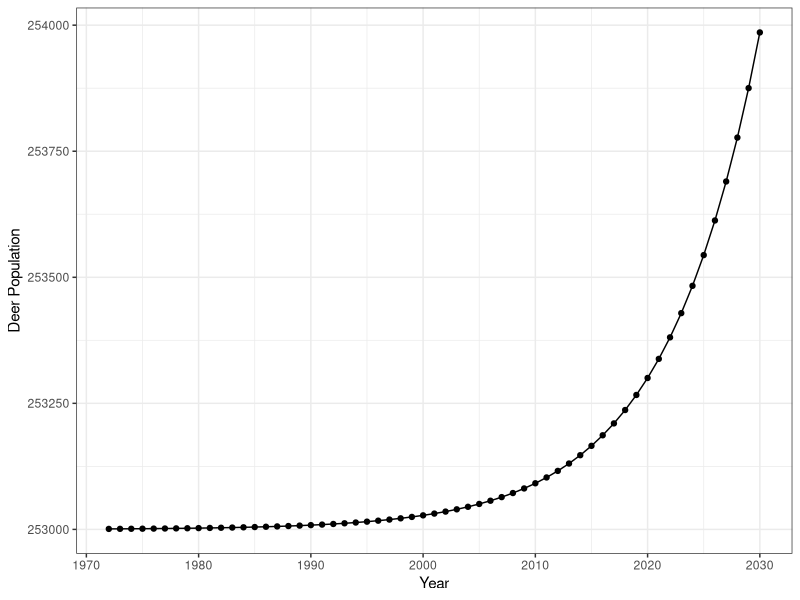
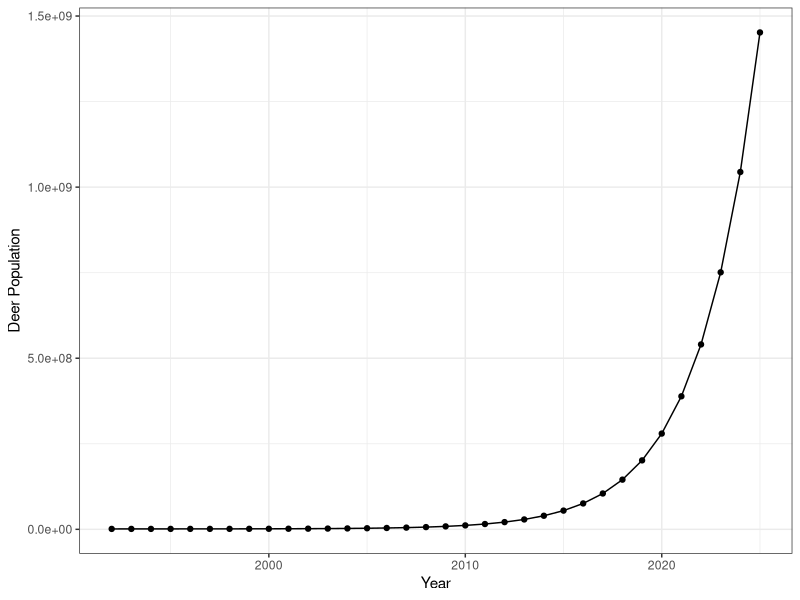
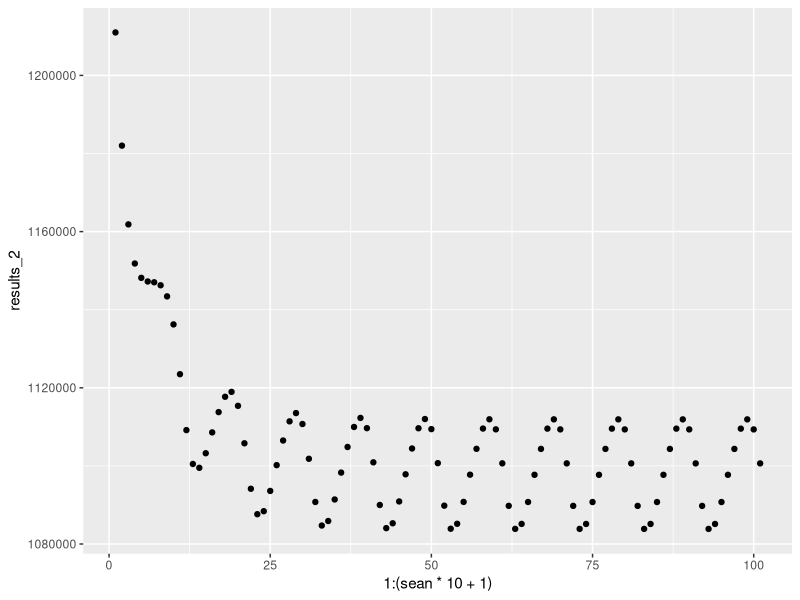
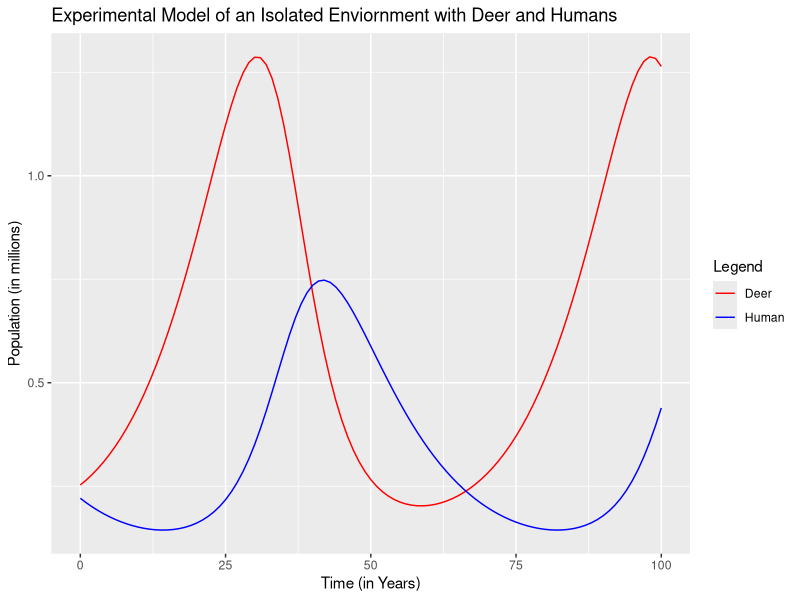

The R script that drew these images, in order: (Note: this script raises an error after producing the figures.)
# Final Models for Paper

library(tidyverse)
library(deSolve)



# Euler's Method Function -------------------------------------------------

euler <- function(dy.dt=function(t,y){}, h, y0, start=0, end=1) {
  nsteps <- (end-start)/h
  ys <- numeric(nsteps+1)
  ys[1] <- y0
  for (i in 1:nsteps) {
    t <- start + (i-1)*h
    ys[i+1] <- ys[i] + h*dy.dt(t,ys[i])
  }
  ys
}

# Model 1- Natural Pop Growth ---------------------------------------------

#Start with the natural dynamics. The law of exponential evolution or Malthus law. 
#We use r = .118849 based on file 'EDA.R' growth rate from first two data points (before carrying capacity is reached)

#dy/dt = ry(t)

r <- .118849

model1 <- function(r, t) {
  exp(r*(t-1972)) + 253000
}

t <- c(1972:2030)

results <- model1(r, t)
results <- data.frame(results)
results <- results %>%
  mutate(year = c(1972:2030))

results %>%
  ggplot(mapping = aes(x = year, y = results)) +
  geom_point()+
  geom_line() +
  xlab("Year") +
  ylab("Deer Population") +
  theme_bw()




# Model 2- Natural Growth and Constant Harvest by Time --------------------
#Model 2
#dy/dt = r y(t) - B
#y(t)=(y_0-B/r) e^(r(t-t_0))+B/r

#r = .33 (adjusted r based on an isolated value of growth when accounting for harvest effects and starting at 1992)

model2 <- function(y0, t, r, B) {
  (y0 - (B/r)) * exp(r*(t- 1992)) + (B/r)
}


t <- c(1992:2025)
results <- model2(1211000, t, .33, 390703.5)
results <- data.frame(results)
results <- results %>%
  mutate(year = c(1992:2025))

results %>%
  ggplot(mapping = aes(x = year, y = results)) +
  geom_point()+
  geom_line() +
  xlab("Year") +
  ylab("Deer Population") +
  theme_bw()




# Model 3- Carrying Capacity,  Harvest,  Pop Growth -----------------------
sean = 10 
b = 390700
r=2.16
deerpop = 1211000 ##253000 
## b is the estimated harvest per year
## results 2 is the carrying capacity model plus estimated harvest per year it is a little low 
## Adjusted carrying capacity as it was being affected by the constant harvest 
results_2<-euler(dy.dt=function(t,y){(r*y) - 0.18*(exp((-2*(sin(t*pi))^2)))*y -  ((r/(1100000+(b/1.4)))*y^2)-(b)}, .1,deerpop , 0, sean)


## adjusted the carrying capacity value in the function by adding back in a factor of the estimated harvest value per year



results_2 <- data.frame(results_2)

ggplot(results_2, mapping = aes(x = 1:(sean*10 +1), y = results_2)) +
  geom_point()






# Lotka-Volterra Model ----------------------------------------------------
#An experimental model treating humans as a "predator" of deer
# Main Code from https://www.r-bloggers.com/2010/03/lotka-volterra-model%C2%A0%C2%A0intro/. 
# Then converted into a function
## EXPERIMENTAL MODEL - ISOLATED ENVIRIONMENT


PreyPred <- function(x_prey, y_pred, a, b, g, d){
  
  Pars <- c(a, b, g, d)
  State <- c(x = x_prey, y = y_pred)
  
  
  LotVmod <- function (Time, State, Pars) {
    with(as.list(c(State, Pars)), {
      dx = x*(a - b*y)
      dy = -y*(g - d*x)
      return(list(c(dx, dy)))
    })
  }
  
  Time <- seq(0, 100, by = 1)
  out <- as.data.frame(ode(func = LotVmod, y = State, parms = Pars, times = Time))
  
  ggplot(out) + 
    geom_line(aes(x=time, y = x, color ="Deer")) +
    geom_line(aes(x=time, y = y, color = "Human")) +
    xlab('Time (in Years)') +
    ylab('Population (in millions)') +
    ggtitle("Experimental Model of an Isolated Enviornment with Deer and Humans") + 
    scale_color_manual(name = "Legend", values = c("Human" = "blue", "Deer" = "red"))
  
}

PreyPred(0.253, 0.2209, 0.11, 0.3, 0.088, 0.15)






# EDA- Basic Graphs of the Data -------------------------------------------
colors <- c("Deer Population" = "red", "Deer Harvest" = "blue", "Deer Hunters" = "orange")

deer %>%
  ggplot(aes(x = Year)) +
  geom_point(mapping = aes(y = Deer_Population, color = "Deer Population")) +
  geom_line(aes(y = Deer_Population, color = "Deer Population")) +
  geom_point(aes(y = Deer_Harvest, color = "Deer Harvest")) +
  geom_line(aes(y = Deer_Harvest, color = "Deer Harvest")) +
  geom_point(aes(y= Total_Deer_Hunters, color = "Deer Hunters")) +
  geom_line(aes(y = Total_Deer_Hunters, color = "Deer Hunters")) +
  xlab("Year") +
  ylab("Deer Population")+
  labs(color = "Key")+
  scale_color_manual(values = colors)+
  theme_bw()
